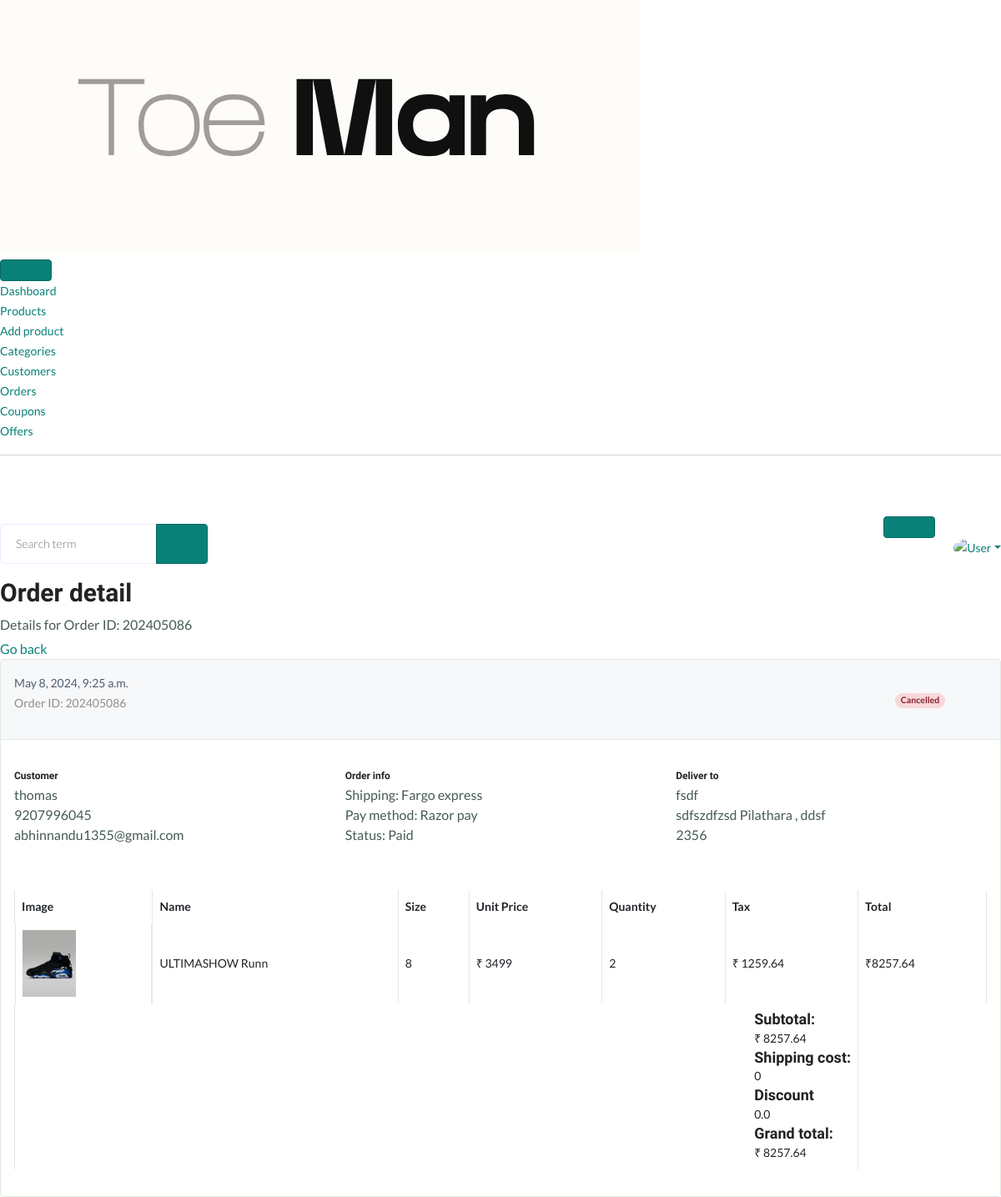
The page /adminapp/order_detail/6 on the database its author committed.
### orderapp/models.py (models this page shows, shortened)
class Order(models.Model):
    STATUS = [
        ('New', 'New'),
        ('Delivered', 'Delivered'),
        ('Cancelled', 'Cancelled'),
        ('Returned', 'Returned'),
    ]
    user = models.ForeignKey(User, on_delete=models.SET_NULL, null=True)
    order_number = models.CharField(max_length=200)
    address = models.ForeignKey(Address, on_delete=models.SET_NULL, blank=True, null=True)
    order_total = models.FloatField()
    shipping = models.FloatField()
    tax = models.FloatField()
    status = models.CharField(max_length=100, choices=STATUS, default='New')
    is_ordered = models.BooleanField(default=False)
    created_at = models.DateTimeField(auto_now_add=True)
    updated_at = models.DateTimeField(auto_now=True)
    discount = models.FloatField(default=0)

class OrderProduct(models.Model):
    order = models.ForeignKey(Order, on_delete=models.CASCADE)
    payment = models.ForeignKey(Payment, on_delete=models.SET_NULL, blank=True, null=True)
    user = models.ForeignKey(User, on_delete=models.CASCADE)
    product = models.ForeignKey(Products, on_delete=models.CASCADE)
    variant = models.ForeignKey(ProductAttribute, on_delete=models.CASCADE)
    quantity = models.IntegerField()
    product_price = models.FloatField()
    ordered = models.BooleanField(default=False)
    created_at = models.DateTimeField(auto_now_add=True)
    updated_at = models.DateTimeField(auto_now=True)
    size = models.IntegerField()

class Payment(models.Model):
    user = models.ForeignKey(User, on_delete=models.CASCADE)
    payment_method = models.CharField(max_length=100, default='Cancelled')
    amount_paid = models.CharField(max_length=100)
    status = models.CharField(max_length=100)
    discount = models.FloatField(default=0)
    created_at = models.DateTimeField(auto_now_add=True)

### mainapp/models.py (models this page shows, shortened)
class Address(models.Model):
    user = models.ForeignKey(User, on_delete=models.CASCADE)
    first_name = models.CharField(max_length=50)
    last_name = models.CharField(max_length=50)
    phone = models.CharField(max_length=15)
    email = models.EmailField(max_length=50)
    locality = models.CharField(max_length=150)
    landmark = models.CharField(max_length=150)
    house_name = models.CharField(max_length=150)
    city =models.CharField(max_length=50)
    state =models.CharField(max_length=50)
    pincode = models.CharField(max_length=10)
    is_default = models.BooleanField(default=False)

class Products(models.Model):
    product_name = models.CharField(max_length=200, blank=True, null=True)
    brand_name = models.CharField(max_length=200 ,blank=True, null=True)
    old_price = models.CharField(max_length=200,blank=True, null=True)
    price = models.IntegerField(blank=True, null=True)
    colors = models.CharField(max_length=100, blank=True, null=True)
    description = models.TextField(blank=True, null=True)
    product_image1 = models.ImageField(upload_to='media/product/img1', blank=True, null=True)
    product_image2 = models.ImageField(upload_to='media/product/img2', blank=True, null=True)
    product_image3 = models.ImageField(upload_to='media/product/img3', blank=True, null=True)
    product_image4 = models.ImageField(upload_to='media/product/img4', blank=True, null=True)
    product_image5 = models.ImageField(upload_to='media/product/img5', blank=True, null=True)
    is_avialable = models.BooleanField('Is available', default=False, blank=True, null=True)
    created_on = models.DateTimeField(auto_now_add=True,blank=True, null=True)
    category = models.ForeignKey('Category', on_delete=models.CASCADE, default=False, blank=True, null=True)
    soft_delete = models.BooleanField(default=False)
    material = models.CharField(max_length=200,blank=True, null=True)
    special_feature = models.CharField(max_length=200,blank=True, null=True)
    fit_type = models.CharField(max_length=200,blank=True, null=True)
    shoe_width = models.IntegerField(blank=True, null=True)
    rating=models.FloatField(default=0,null=True)

### adminapp/views.py (the view)
# urls.py: path('order_detail/<int:order_id>',views.order_detail,name='order_detail'),
def order_detail(request, order_id):
    order = Order.objects.get(id=order_id, is_ordered=True)
    order_products = OrderProduct.objects.filter(order=order)
    for order_product in order_products:
        order_product.total = order_product.quantity * order_product.product_price
        order_product.tax = (18 * order_product.total) / 100
        order_product.stotal = order_product.total + order_product.tax
    context = {
        'order': order,
        'order_products': order_products,
    }
    return render(request, 'admin/orders-detail.html', context)

### cartapp/context_processors.py (called while the page is built)
def counter(request):
    cart_count = 0
    try:
        cart = Cart.objects.filter(cart_id=_cart_id(request))
        if request.user.is_authenticated:
            cart_items = CartItem.objects.all().filter(user=request.user)
        else:
            cart_items = CartItem.objects.all().filter(cart=cart[:1])
        for cart_item in cart_items:
            cart_count += cart_item.quantity
    except Cart.DoesNotExist:
        cart_count = 0
    return {'cart_count': cart_count}

### cartapp/views.py (called while the page is built)
def _cart_id(request):
    if request.user.is_authenticated:
        cart_id = request.session.session_key
        if not cart_id:
            request.session.save()  # Save session to generate a session key
            cart_id = request.session.session_key
    else:
        if 'cart_id' not in request.session:
            request.session['cart_id'] = uuid.uuid4().hex  # Generate a random cart ID for anonymous users
        cart_id = request.session['cart_id']
    return cart_id

### mainapp/context_processors.py (called while the page is built)
def wishlist_count(request):
    wishlist_item_count = 0
    if request.user.is_authenticated:
        wishlist_item_count = Wishlist.objects.filter(user=request.user).count()
    return {'wishlist_item_count': wishlist_item_count}

### templates/admin/orders-detail.html (shortened to what this page needs)
{% extends 'admin/admin_base.html' %}
{% load static %}
{% block content %}
        <section class="content-main">
            <div class="content-header">
                <div>
                    <h2 class="content-title card-title">Order detail</h2>
                    <p>Details for Order ID: {{order.order_number}}</p>
                    <p><a href="{% url 'order_list' %}">Go back</a></p>
                </div>
            </div>
            <div class="card">
                <header class="card-header">
                    <div class="row align-items-center">
                        <div class="col-lg-6 col-md-6 mb-lg-0 mb-15">
                            <span>
                                 <b>{{order.created_at}}</b>
                            </span> <br>
                            <small class="text-muted">Order ID: {{order.order_number}}</small>
                        </div>
                        <div class="col-lg-6 col-md-6 ms-auto text-md-end">
                                        {% if order.status == 'New'  %}
                                            <span class="badge rounded-pill alert-warning" style="margin-right:50px;">Processing</span>
                                        {% elif order.status == 'Cancelled' %}
                                            <span class="badge rounded-pill alert-danger" style="margin-right:50px;">Cancelled</span>
                                        {% elif order.status == 'Delivered' %}
                                            <span class="badge rounded-pill alert-info" style="margin-right:50px;">Delivered</span>
                                        {% elif order.status == 'Returned' %}
                                            <span class="badge rounded-pill alert-primary" style="margin-right:50px;">Returned</span>
                                        {% endif %}
                        </div>
                    </div>
                </header>
                <div class="card-body">
                    <div class="row mb-50 mt-20 order-info-wrap">
                        <div class="col-md-4">
                            <article class="icontext align-items-start">
                                <div class="text">
                                    <h6 class="mb-1">Customer</h6>
                                    <p class="mb-1">
                                        {{order.user.username}}
                                        <br>
                                        {{order.address.phone}}
                                        <br>
                                        {{order.user.email}}
                                    </p>
                                </div>
                            </article>
                        </div>
                        <div class="col-md-4">
                            <article class="icontext align-items-start">
                                <div class="text">
                                    <h6 class="mb-1">Order info</h6>
                                    <p class="mb-1">
                                        Shipping: Fargo express <br>
                                        Pay method:
                                        {% if order.orderproduct_set.exists %}
                                        {% with first_order_product=order.orderproduct_set.first %}
                                        {{ first_order_product.payment.payment_method }}
                                        {% endwith %}
                                        {% endif %}
                                        <br> Status:
                                    {% if order.orderproduct_set.exists %}
                                        {% with first_order_product=order.orderproduct_set.first %}
                                            {{first_order_product.payment.status}}
                                        {% endwith %}
                                    {% endif %}
                                    </p>
                                </div>
                            </article>
                        </div>
                        <div class="col-md-4">
                            <article class="icontext align-items-start">
                                <div class="text">
                                    <h6 class="mb-1">Deliver to</h6>
                                    <p class="mb-1">
                                        {{order.address.house_name}}<br>{{order.address.locality}} {{order.address.city}} , {{order.address.state}}<br> {{order.address.pincode}}
                                    </p>
                                </div>
                            </article>
                        </div>
                    </div>
                    <div class="row">
                        <div class="col-lg-12">
                            <div class="table-responsive">
                                <table class="table table-bordered ">
                                    <thead>
                                        <tr >
                                            <th scope="col">Image</th>
                                            <th scope="col">Name</th>
                                            <th scope="col">Size</th>
                                            <th scope="col">Unit Price</th>
                                            <th scope="col">Quantity</th>
                                            <th scope="col">Tax</th>
                                            <th scope="col" >Total</th>
                                        </tr>
                                    </thead>
                                    <tbody>
                                        {% for order_product in order_products %}
                                        <tr class="">
                                             <td class="d-flex align-items-center"><img src="{{ order_product.product.product_image1.url }}" alt="{{ order_product.product.product_name }}" style="width:4rem;"></td>
                                              <td >{{ order_product.product.product_name|slice:":15" }} </td>
                                              <td >{{ order_product.size }} </td>
                                            <td>₹ {{order_product.product.price}}</td>
                                            <td> {{order_product.quantity}} </td>
                                            <td>₹ {{ order_product.tax }}</td>
                                            <td > ₹{{ order_product.stotal }} </td>
                                        </tr>
                                        {% endfor %}
                                        <tr class="mt-4">
                                            <td colspan="6">
                                                <article class="float-end">
                                                    <dl class="dlist">
                                                        <dt><h4>Subtotal:</h4></dt>
                                                        <dd>₹ {{order.order_total|floatformat:2 }}</dd>
                                                    </dl>
                                                    <dl class="dlist">
                                                        <dt><h4>Shipping cost:</h4></dt>
                                                        <dd>0</dd>
                                                    </dl>
                                                     <dl class="dlist">
                                                        <dt><h4>Discount</h4></dt>
                                                        <dd>{{order.discount}}</dd>
                                                    </dl>
                                                    <dl class="dlist">
                                                        <dt><h4>Grand total:</h4></dt>
                                                        <dd> <b>₹ {{order.order_total|floatformat:2 }}</b> </dd>
                                                    </dl>
                                                </article>
                                            </td>
                                        </tr>
                                    </tbody>
                                </table>
                            </div>
                        </div>
                    </div>
                </div>
            </div>
        </section>
{% endblock %}

### rows shown on the page
Order: order_number "202405086", created_at "May 8, 2024, 9:25 a.m.", user.username "thomas", address.phone "9207996045", user.email "abhinnandu1355@gmail.com", address.house_name "fsdf", address.locality "sdfszdfzsd", address.city "Pilathara", address.state "ddsf", address.pincode "2356", order_total "8257.64", discount "0.0"
OrderProduct: payment.payment_method "Razor pay", payment.status "Paid", product.product_image1 (picture), product.product_name "ULTIMASHOW Runn", size "8", product.price "3499", quantity "2", tax "1259.64", stotal "8257.64"
